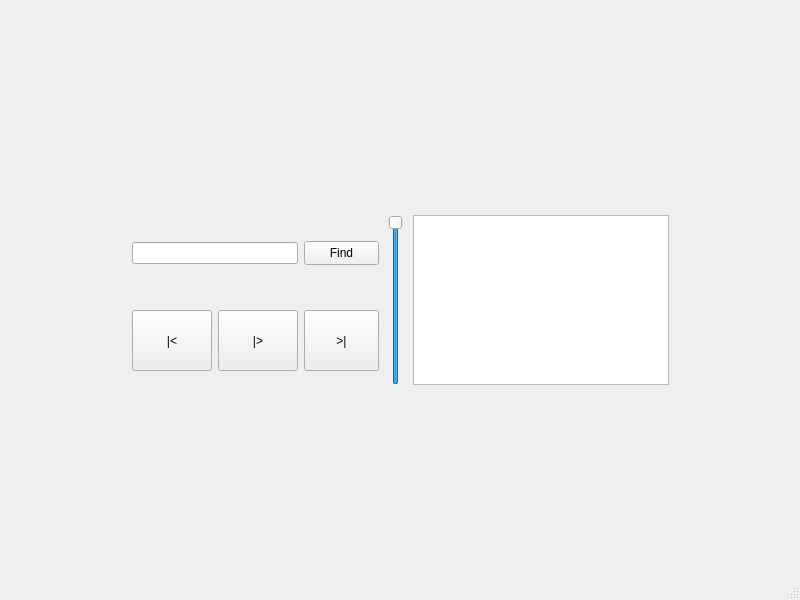
<?xml version="1.0" encoding="UTF-8"?>
<ui version="4.0">
 <class>BasicMusicPlayer</class>
 <widget class="QMainWindow" name="BasicMusicPlayer">
  <property name="geometry">
   <rect>
    <x>0</x>
    <y>0</y>
    <width>800</width>
    <height>600</height>
   </rect>
  </property>
  <property name="windowTitle">
   <string>BasicMusicPlayer</string>
  </property>
  <widget class="QWidget" name="centralwidget">
   <layout class="QGridLayout" name="gridLayout">
    <item row="0" column="4">
     <spacer name="verticalSpacer">
      <property name="orientation">
       <enum>Qt::Vertical</enum>
      </property>
      <property name="sizeHint" stdset="0">
       <size>
        <width>20</width>
        <height>40</height>
       </size>
      </property>
     </spacer>
    </item>
    <item row="1" column="4">
     <widget class="QLabel" name="lVolume">
      <property name="minimumSize">
       <size>
        <width>22</width>
        <height>16</height>
       </size>
      </property>
      <property name="maximumSize">
       <size>
        <width>22</width>
        <height>16</height>
       </size>
      </property>
      <property name="text">
       <string/>
      </property>
     </widget>
    </item>
    <item row="2" column="1" colspan="2">
     <widget class="QLineEdit" name="lineEdit"/>
    </item>
    <item row="2" column="3">
     <widget class="QPushButton" name="bFind">
      <property name="minimumSize">
       <size>
        <width>75</width>
        <height>24</height>
       </size>
      </property>
      <property name="maximumSize">
       <size>
        <width>75</width>
        <height>24</height>
       </size>
      </property>
      <property name="text">
       <string>Find</string>
      </property>
     </widget>
    </item>
    <item row="2" column="4" rowspan="2">
     <widget class="QSlider" name="sliderVolume">
      <property name="minimumSize">
       <size>
        <width>22</width>
        <height>170</height>
       </size>
      </property>
      <property name="maximumSize">
       <size>
        <width>22</width>
        <height>170</height>
       </size>
      </property>
      <property name="maximum">
       <number>100</number>
      </property>
      <property name="value">
       <number>100</number>
      </property>
      <property name="orientation">
       <enum>Qt::Vertical</enum>
      </property>
     </widget>
    </item>
    <item row="2" column="5" rowspan="2">
     <widget class="QListWidget" name="lPlaylist">
      <property name="minimumSize">
       <size>
        <width>256</width>
        <height>170</height>
       </size>
      </property>
      <property name="maximumSize">
       <size>
        <width>256</width>
        <height>170</height>
       </size>
      </property>
     </widget>
    </item>
    <item row="3" column="0">
     <spacer name="horizontalSpacer">
      <property name="orientation">
       <enum>Qt::Horizontal</enum>
      </property>
      <property name="sizeHint" stdset="0">
       <size>
        <width>119</width>
        <height>20</height>
       </size>
      </property>
     </spacer>
    </item>
    <item row="3" column="1">
     <widget class="QPushButton" name="bBackward">
      <property name="minimumSize">
       <size>
        <width>75</width>
        <height>61</height>
       </size>
      </property>
      <property name="text">
       <string>|&lt;</string>
      </property>
     </widget>
    </item>
    <item row="3" column="2">
     <widget class="QPushButton" name="bPlay">
      <property name="minimumSize">
       <size>
        <width>75</width>
        <height>61</height>
       </size>
      </property>
      <property name="text">
       <string>|&gt;</string>
      </property>
     </widget>
    </item>
    <item row="3" column="3">
     <widget class="QPushButton" name="bForward">
      <property name="minimumSize">
       <size>
        <width>75</width>
        <height>61</height>
       </size>
      </property>
      <property name="maximumSize">
       <size>
        <width>75</width>
        <height>61</height>
       </size>
      </property>
      <property name="text">
       <string>&gt;|</string>
      </property>
     </widget>
    </item>
    <item row="3" column="6">
     <spacer name="horizontalSpacer_2">
      <property name="orientation">
       <enum>Qt::Horizontal</enum>
      </property>
      <property name="sizeHint" stdset="0">
       <size>
        <width>118</width>
        <height>20</height>
       </size>
      </property>
     </spacer>
    </item>
    <item row="4" column="1">
     <spacer name="verticalSpacer_2">
      <property name="orientation">
       <enum>Qt::Vertical</enum>
      </property>
      <property name="sizeHint" stdset="0">
       <size>
        <width>20</width>
        <height>40</height>
       </size>
      </property>
     </spacer>
    </item>
   </layout>
  </widget>
  <widget class="QMenuBar" name="menubar">
   <property name="geometry">
    <rect>
     <x>0</x>
     <y>0</y>
     <width>800</width>
     <height>22</height>
    </rect>
   </property>
  </widget>
  <widget class="QStatusBar" name="statusbar"/>
 </widget>
 <resources/>
 <connections/>
</ui>
